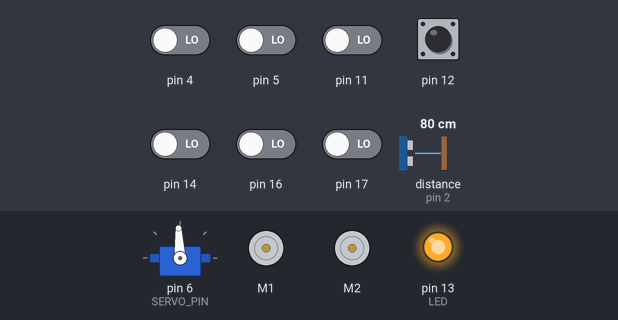
A sketch run on a simulated Arduino Uno, built with avr-gcc and run on an emulated ATmega328P. On the bench: servo, 2 × DC motor (green arrow = forward, orange = backward, longer = faster), output pins drawn as LEDs (lit = HIGH). Wiring (inferred from the names in the program): servo: signal pin 6. Inputs (shaded band) come from the test bench; at power-on: pin 12 HIGH, pin 4, pin 5, pin 11, pin 14, pin 16, pin 17 LOW, distance to the obstacle (sensor on pin 2) 80 cm. Servo pulses on a pin are drawn as a servo (544–2400 µs = 0–180°); pins used as bus, display or sensor lines are not drawn.

Above: at 0.8 s.
0.9 s: pin 12 pulled LOW for 0.15 s
At 1.8 s:
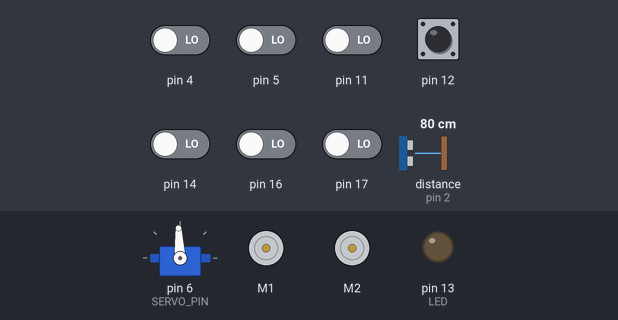
3.9 s: distance to the obstacle (sensor on pin 2) set to 120 cm
At 6.7 s:
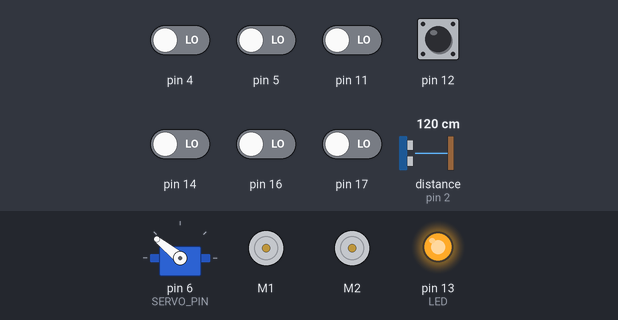
6.9 s: pin 12 pulled LOW for 1 s
At 8.2 s:
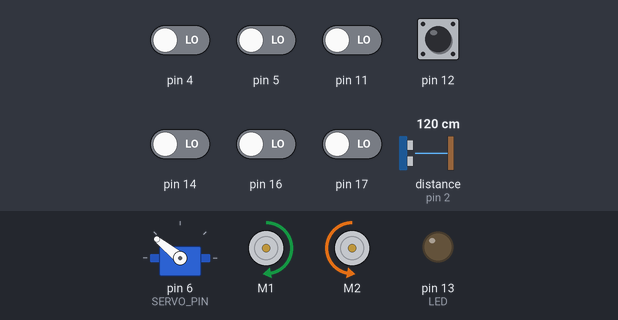
Timing chart, 0 to 11.7 s (numbered marks = the images above; inputs shaded):
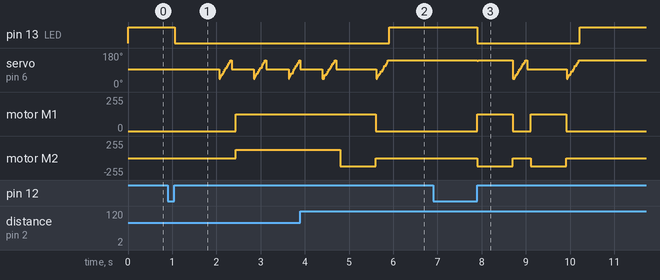

Measured:
- after the input at 0.9 s, pin 13 (LED): HIGH → LOW after 0.15 s; servo on pin 6 (SERVO_PIN): 93° → 44° after 1.2 s, then repeats every 0.78 s: 54° 0.02 s, 64° 0.04 s, 73° 0.02 s, 83° 0.02 s, 93° 0.02 s, 102° 0.04 s, 112° 0.02 s, 122° 0.02 s, 132° 0.02 s, 141° 0.04 s, 93° 0.50 s, 44° 0.02 s; motor M1, motor M2: stopped → forward 127/255 after 1.5 s
- after the input at 3.9 s, pin 13 (LED): LOW → HIGH after 2.0 s; motor M1: forward 127/255 → stopped after 1.7 s; motor M2: forward 127/255 → backward 127/255 after 0.90 s, → stopped 0.80 s later

The sketch:

RobotOnly.ino
```cpp
#include <ZumoMotors.h>
#include <Pushbutton.h>
#include <QTRSensors.h>
#include <ZumoReflectanceSensorArray.h>
#include <Ultrasonic.h>

Ultrasonic ultrasonic(3,2);//pins to which the sonar is connected
#define LED 13

#define QTR_THRESHOLD  1500

#define REVERSE_SPEED     200
#define TURN_SPEED        200
#define FORWARD_SPEED     200
#define REVERSE_DURATION  200
#define TURN_DURATION     300

ZumoMotors motors;
Pushbutton button(ZUMO_BUTTON);

#define NUM_SENSORS 6
unsigned int sensor_values[NUM_SENSORS];

ZumoReflectanceSensorArray sensors(QTR_NO_EMITTER_PIN);

//Open-source code provided from Pololu for controlling a servo with their Zumo Shield: https://www.pololu.com/docs/0J57/8.a
#define SERVO_PIN 6

// This is the time since the last rising edge in units of 0.5us.
uint16_t volatile servoTime = 0;

// This is the pulse width we want in units of 0.5us.
uint16_t volatile servoHighTime = 3000;

// This is true if the servo pin is currently high.
boolean volatile servoHigh = false;

// This ISR runs after Timer 2 reaches OCR2A and resets.
// In this ISR, we set OCR2A in order to schedule when the next
// interrupt will happen.
// Generally we will set OCR2A to 255 so that we have an
// interrupt every 128 us, but the first two interrupt intervals
// after the rising edge will be smaller so we can achieve
// the desired pulse width.
ISR(TIMER2_COMPA_vect)
{
  // The time that passed since the last interrupt is OCR2A + 1
  // because the timer value will equal OCR2A before going to 0.
  servoTime += OCR2A + 1;

  static uint16_t highTimeCopy = 3000;
  static uint8_t interruptCount = 0;

  if(servoHigh)
  {
    if(++interruptCount == 2)
    {
      OCR2A = 255;
    }

    // The servo pin is currently high.
    // Check to see if is time for a falling edge.
    // Note: We could == instead of >=.
    if(servoTime >= highTimeCopy)
    {
      // The pin has been high enough, so do a falling edge.
      digitalWrite(SERVO_PIN, LOW);
      servoHigh = false;
      interruptCount = 0;
    }
  }
  else
  {
    // The servo pin is currently low.

    if(servoTime >= 40000)
    {
      // We've hit the end of the period (20 ms),
      // so do a rising edge.
      highTimeCopy = servoHighTime;
      digitalWrite(SERVO_PIN, HIGH);
      servoHigh = true;
      servoTime = 0;
      interruptCount = 0;
      OCR2A = ((highTimeCopy % 256) + 256)/2 - 1;
    }
  }
}

void servoInit()
{
  digitalWrite(SERVO_PIN, LOW);
  pinMode(SERVO_PIN, OUTPUT);

  // Turn on CTC mode.  Timer 2 will count up to OCR2A, then
  // reset to 0 and cause an interrupt.
  TCCR2A = (1 << WGM21);
  // Set a 1:8 prescaler.  This gives us 0.5us resolution.
  TCCR2B = (1 << CS21);

  // Put the timer in a good default state.
  TCNT2 = 0;
  OCR2A = 255;

  TIMSK2 |= (1 << OCIE2A);  // Enable timer compare interrupt.
  sei();   // Enable interrupts.
}

void servoSetPosition(uint16_t highTimeMicroseconds)
{
  TIMSK2 &= ~(1 << OCIE2A); // disable timer compare interrupt
  servoHighTime = highTimeMicroseconds * 2;
  TIMSK2 |= (1 << OCIE2A); // enable timer compare interrupt
}

void waitForButton()
{
  digitalWrite(LED, HIGH);
  button.waitForButton();
  digitalWrite(LED, LOW);
}

int16_t lastL,lastR;

void setup()
{
  Serial.begin(9600);
  pinMode(LED, HIGH);
  servoInit();
  servoSetPosition(1500);
  waitForButton();
  delay(1000);
  checkForOpponent();
}

bool whetherCheckForOpponent=false;

void KeepInPlayArea()
{
  whetherCheckForOpponent=false;
  sensors.read(sensor_values);
  if (sensor_values[2] < QTR_THRESHOLD)
  {
    motors.setSpeeds(200,-200);
    lastL=200;
    lastR=-200;
    delay(800);
    motors.setSpeeds(0,0);
    lastL=0;
    lastR=0;
    whetherCheckForOpponent=true;
  }
  else if (sensor_values[3] < QTR_THRESHOLD)
  {
    motors.setSpeeds(-200,200);
    lastL=-200;
    lastR=200;
    delay(800);
    motors.setSpeeds(0,0);
    lastL=0;
    lastR=0;
    whetherCheckForOpponent=true;
  }
}

bool check(){
  long minimalDist=(1<<14),place;
  for(int i=1000;i<2001;i+=100)
  {
    servoSetPosition(i);
    delay(10);
    long microsec=ultrasonic.timing();
    delay(10);
    long dist=ultrasonic.convert(microsec,Ultrasonic::CM);
    if(minimalDist>dist){
      minimalDist=dist;
      place=i;
    }
  }
  if(minimalDist<70){
    servoSetPosition(1500);
    motors.setSpeeds((place-1500)/2.5,(1500-place)/2.5);
    lastL=(place-1500)/2.5;
    lastR=(1500-place)/2.5;
    delay(400);
    motors.setSpeeds(0,0);
    lastL=0;
    lastR=0;
    delay(100);
    motors.setSpeeds(200,200);
    lastL=200;
    lastR=200;
    return true;
  }
  if(minimalDist>70&&minimalDist<100)
  {
    servoSetPosition(1500);
    delay(100);
    motors.setSpeeds(200,200);
    delay(400);
    return check();
  }
  return false;
}

void checkForOpponent()
{
  servoSetPosition(1500);
  if(check()) return;
  servoSetPosition(1500);
  delay(100);
  sensors.read(sensor_values);
  if (sensor_values[2] < QTR_THRESHOLD)
  {
    motors.setSpeeds(200,-200);
    lastL=200;
    lastR=-200;
    delay(800);
  }
  else if (sensor_values[3] < QTR_THRESHOLD)
  {
    motors.setSpeeds(-200,200);
    lastL=-200;
    lastR=200;
    delay(800);
  }
  motors.setSpeeds(0,0);
  lastL=0;
  lastR=0;
  if(check()) return;
  motors.setSpeeds(0,0);
  lastL=0;
  lastR=0;
  waitForButton();
}

int16_t counter=0,roll=0,pitch=0,mode=0,sign=0;

void loop()
{
  if (button.isPressed()){
    motors.setSpeeds(0,0);
    lastL=0;
    lastR=0;
    button.waitForRelease();
    waitForButton();
  }
  if(counter>0){
    counter--;
    if(counter==0){
      motors.setSpeeds(lastL,lastR);
    }
  }
  KeepInPlayArea();
  if(whetherCheckForOpponent)
  {
    checkForOpponent();
  }
}
```
